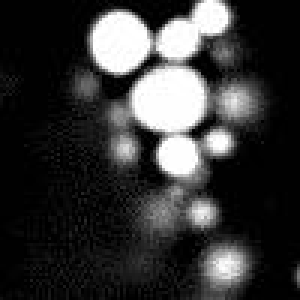
#> input picture topics/images/blobs.jpeg, 100 x 100 px, found by its file name (shown 3 times larger)
$ jupyter execute 04_thresholding.ipynb
#> lines starting #> are read from the running program, lines starting #| are printed output that depends on the picture
# Thresholding

Typically, in the histogram of most fluorescence images, the peak appears at
the lower end of the distribution. This is because the image usually consists
mostly of background with values close to zero, while the signal we are interested
in, which has higher values, is more sparse, resulting in fewer counts.

This can also be observed in our example image, *blobs.jpeg*.

[cell 1]
from PIL import Image
import numpy as np
import matplotlib.pyplot as plt

blobs = Image.open("images/blobs.jpeg")
#> blobs is the input picture: PIL image 100x100 L; min 0, max 255, mean 53.7
blobs = np.array(blobs)

plt.figure(figsize=(8,3.8))

plt.subplot(121)
plt.title('Image')
plt.imshow(blobs, cmap='gray')

plt.subplot(122)
plt.title('Histogram')
plt.hist(blobs.flatten())
plt.xlabel('pixel value')
plt.ylabel('count')

plt.annotate('background', xy=(10, 3000), xytext=(50, 5000),
    arrowprops=dict(facecolor='black', shrink=0.001, width=1))

plt.annotate('signal', xy=(245, 1000), xytext=(200, 2000),
    arrowprops=dict(facecolor='black', shrink=0.001, width=1))

plt.annotate('???', xy=(122, 1000), xytext=(122, 1000))

plt.show()
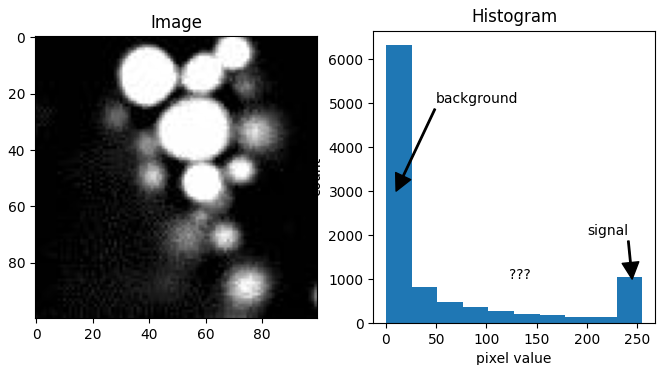
#> figure drawn by matplotlib, 2 panels; panel 2: tallest bar 6335 high, from x = 0 to 25.5

From the distribution above, we can see that the value on the left
represents the background, and the value on the right represents the signal.
But what about the values in between?

If we want to classify the pixels into background and signal (this
process is called segmentation), one way is to determine the cutoff value
that separates the two classes. This is essentially what "thresholding" is.

Below is a simple function to show the thresholding result by visualizing
the pixels with values greater than the threshold ``image > threshold``.

[cell 2]
def show_threshold(image, threshold, title=''):
#> called with threshold = 122, title = ''
    plt.figure(figsize=(12,3.8))

    plt.suptitle(title)

    plt.subplot(131)
    plt.title('Image')
    plt.imshow(image, cmap='gray')

    plt.subplot(132)
    plt.title(f"threshold = {threshold}")
    plt.hist(image.flatten())
    plt.axvline(threshold, color='red')
    plt.xlim()
    plt.xlabel('pixel value')
    plt.ylabel('count')

    plt.subplot(133)
    plt.title(f"Pixels > {threshold}")
    plt.imshow(image > threshold, cmap='gray')

    plt.show()
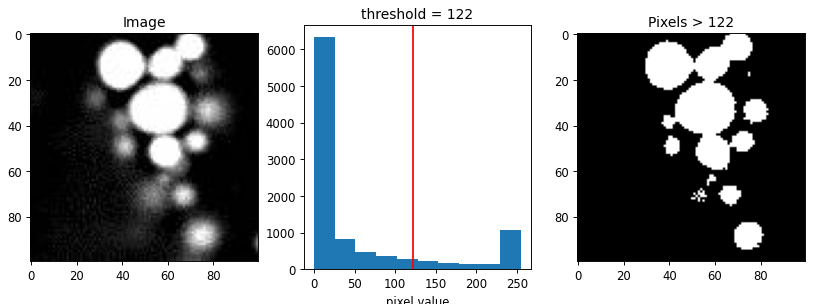
#> figure drawn by matplotlib, 3 panels; panel 2: tallest bar 6335 high, from x = 0 to 25.5

For example, let's make an initial guess and set the cutoff value, or
threshold, to 122. Right in the middle.

[cell 3]
show_threshold(image=blobs, threshold=122)

The result (the image on the right), represented as a binary image,
is essentially a map showing the location of the object we're interested
in (in this case, signal, which is defined by pixels with value greater
than the threshold).

There are many thresholding algorithms available, so we don't have to
guess the threshold value each time. This is especially useful when
the image data have different value distributions.

Here are a few popular examples.

[cell 4]
from skimage.filters import threshold_otsu, threshold_li, threshold_triangle, threshold_isodata

th_otsu = threshold_otsu(blobs)
#> th_otsu = 116
th_li = threshold_li(blobs)
#> th_li = 54.86
th_tri = threshold_triangle(blobs)
#> th_tri = 11
th_iso = threshold_isodata(blobs)
#> th_iso = 115

for th_algorithm,th_value in {'otsu': th_otsu,
                              'li': th_li,
                              'triangle': th_tri,
                              'isodata': th_iso}.items():

    show_threshold(image=blobs, threshold=th_value, title=f"Threshold {th_algorithm}")
#> this loop made 4 passes
#> (th_algorithm, th_value) on passes 1 to 4: ('otsu', 116), ('li', 54.86), ('triangle', 11), ('isodata', 115)
#> pass 1, in show_threshold (call 2), `plt.show()`:
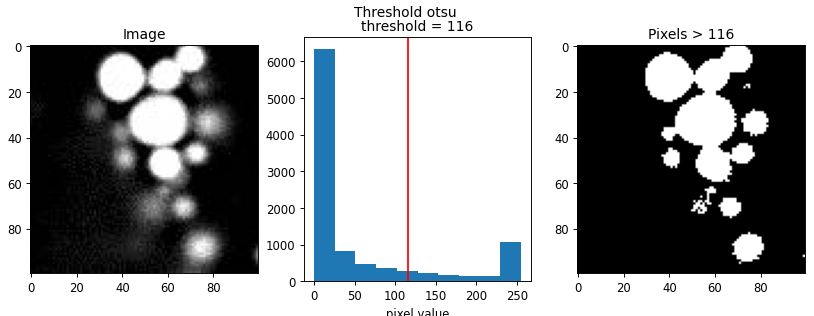
#> figure drawn by matplotlib, 3 panels; panel 2: tallest bar 6335 high, from x = 0 to 25.5
#> pass 2, in show_threshold (call 3), `plt.show()`:
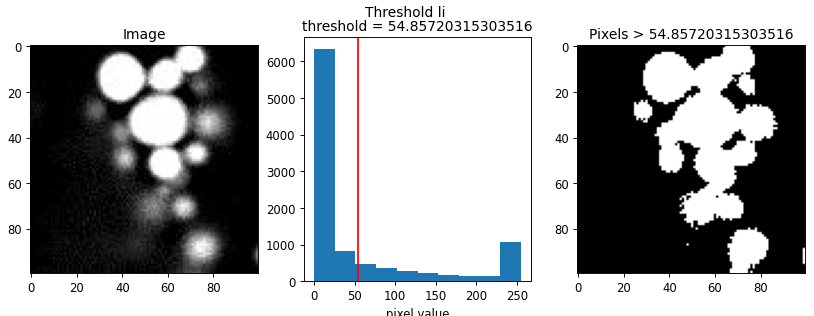
#> figure drawn by matplotlib, 3 panels; panel 2: tallest bar 6335 high, from x = 0 to 25.5
